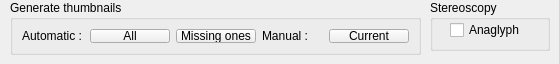
     <widget class="QWidget" name="widget_15" native="true">
      <widget class="QGroupBox" name="groupBox_5">
       <property name="geometry">
        <rect>
         <x>10</x>
         <y>0</y>
         <width>411</width>
         <height>55</height>
        </rect>
       </property>
       <property name="title">
        <string>Generate thumbnails</string>
       </property>
       <layout class="QHBoxLayout" name="horizontalLayout_8">
        <item>
         <widget class="QLabel" name="label_4">
          <property name="text">
           <string>Automatic :</string>
          </property>
         </widget>
        </item>
        <item>
         <widget class="QPushButton" name="pushButton_generateThumbnailsAll">
          <property name="text">
           <string>All</string>
          </property>
         </widget>
        </item>
        <item>
         <widget class="QPushButton" name="pushButton_generateThumbnailsMissing">
          <property name="text">
           <string>Missing ones</string>
          </property>
         </widget>
        </item>
        <item>
         <widget class="QLabel" name="label_5">
          <property name="text">
           <string>Manual :</string>
          </property>
         </widget>
        </item>
        <item>
         <widget class="QPushButton" name="pushButton_generateThumbnailsCurrent">
          <property name="text">
           <string>Current</string>
          </property>
         </widget>
        </item>
       </layout>
      </widget>
      <widget class="QGroupBox" name="groupBox_6">
       <property name="geometry">
        <rect>
         <x>430</x>
         <y>0</y>
         <width>120</width>
         <height>51</height>
        </rect>
       </property>
       <property name="title">
        <string>Stereoscopy</string>
       </property>
       <widget class="QCheckBox" name="checkBox_stereoAnaglyph">
        <property name="geometry">
         <rect>
          <x>20</x>
          <y>20</y>
          <width>87</width>
          <height>20</height>
         </rect>
        </property>
        <property name="text">
         <string>Anaglyph</string>
        </property>
       </widget>
      </widget>
     </widget>
